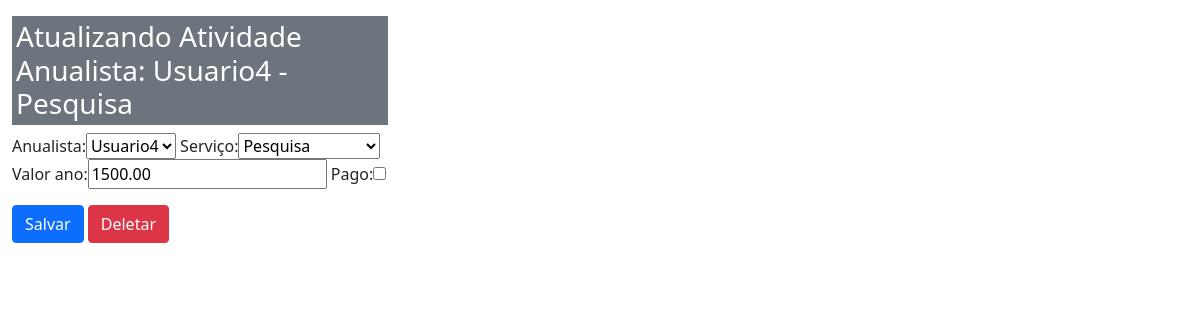
The app's page /sistema/atividade_ano_update/1/ with its own data.
### core/models.py (models this page shows, shortened)
class AtividadeAno(models.Model):
    anualista = models.ForeignKey(Anualista, on_delete=models.PROTECT)
    finalidade = models.ForeignKey(Finalidade, on_delete=models.PROTECT, verbose_name='serviço')
    valor_ano = models.DecimalField(max_digits=6, decimal_places=2)
    pago = models.BooleanField(default=False)

class Anualista(models.Model):
    usuario = models.ForeignKey(Pessoa, on_delete=models.PROTECT)
    inicio = models.DateTimeField(auto_now=False)
    termino = models.DateTimeField(auto_now=True, null=True, blank=True)
    def __str__(self):
        return str(self.usuario)# + ' - ' + str(self.inicio)

class Pessoa(models.Model):
    nome = models.CharField(max_length=100)
    telefone = models.CharField(max_length=20)
    email = models.EmailField()
    profissao = models.CharField(max_length=100)
    area_atuacao = models.CharField(max_length=100)
    def __str__(self):
        return self.nome

class Finalidade(models.Model):
    nome = models.CharField(max_length=20)
    def __str__(self):
        return self.nome

### core/views.py (the view)
# urls.py: path('atividade_ano_update/<int:id>/', atividade_ano_update,
def atividade_ano_update(request, id):
    data = {}
    atividade_ano = AtividadeAno.objects.get(id=id)
    form = AtividadeAnoForm(request.POST or None, instance=atividade_ano)
    data['atividade_ano'] = atividade_ano
    data['forms'] = form
    if request.method == 'POST':
        if form.is_valid():
            form.save()
            return redirect('core_lista_atividades_ano')
    else:
        return render(request, 'core/update_atividade_ano.html', data)

### core/forms.py
class AtividadeAnoForm(ModelForm):
    class Meta:
        model = AtividadeAno
        fields = '__all__'

### core/templates/core/update_atividade_ano.html (shortened to what this page needs)
{%  extends 'base.html' %}
{% load bootstrap %}
{% block main %}
<div class="row">
        <div class="col-4">
            <h3 class="p-1 mb-2 bg-secondary text-white">Atualizando Atividade Anualista:
                {{ atividade_ano.anualista }} - {{ atividade_ano.finalidade }}</h3>
            <form action="{% url 'core_atividade_ano_update' atividade_ano.id %}" method="POST">
                {{ forms|bootstrap }}
                <button type="submit" class="btn btn-primary">Salvar</button>
                <a href="{% url 'core_atividade_ano_delete' atividade_ano.id %}" class="btn btn-danger">Deletar</a>
            </form>
        </div>
    </div>
{% endblock %}

### records on screen
AtividadeAno: anualista "Usuario4", finalidade "Pesquisa", valor_ano "1500.00"
